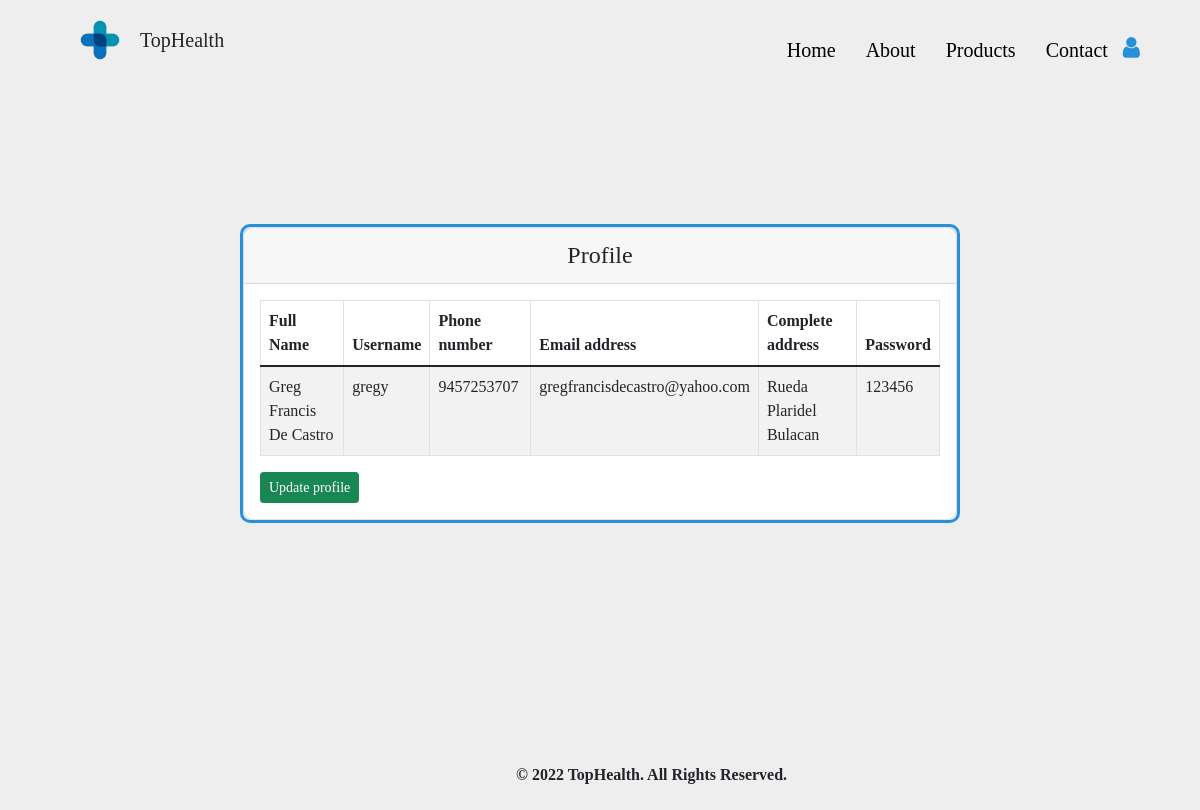
The page /profile.php (signed in) on the database its author committed.
### tables this page shows
CREATE TABLE `user` (
  `id` int(255) NOT NULL,
  `fullname` varchar(255) NOT NULL,
  `username` varchar(255) NOT NULL,
  `contact` bigint(100) NOT NULL,
  `email` varchar(255) NOT NULL,
  `address` varchar(255) NOT NULL,
  `password` varchar(255) NOT NULL,
  `confirmpassword` varchar(255) NOT NULL,
  `created` datetime DEFAULT current_timestamp(),
  `modified` datetime DEFAULT current_timestamp() ON UPDATE current_timestamp()
);

### profile.php (the view, shortened to what this page needs)
<?php
 require 'dbcon.php';
   $id = $_SESSION['id']
?>
<!doctype html>
<html lang="en">
  <head>
    <link href="https://cdn.jsdelivr.net/npm/bootstrap@5.1.3/dist/css/bootstrap.min.css" rel="stylesheet">
    <link rel="stylesheet" href="https://cdnjs.cloudflare.com/ajax/libs/font-awesome/4.7.0/css/font-awesome.min.css">
    <link rel="stylesheet" href="css/menu.css">
    <link rel="stylesheet" href="css/style.css">
</head>
<body>
<nav>
        <div class="logo">
         <img src="images/logo and design/Health Shop Logo.png" alt="Logo" width="80" height="80">
         <a> TopHealth </a>
     </div>
     <div class="navLinks">
          <ul>
             <li><a href="home-logged.php">Home</a></li>
             <li><a href="about-logged.php">About</a></li>
             <li><a href="products-logged.php">Products</a></li>
             <li><a href="contact-logged.php">Contact</a></li>
             <div class="dropdown">
                 <a class="fa fa-user" style="font-size:24px; color: #2691d9"></a>
               </div>
          </ul>
        </div>
      </nav>
    <div class="container-admin">
<br/>
<br/>
<br/>
<br/>
<br/>
<br/>
        <div style="border-style: solid;
    border-color: #2691d9; width: 60%; margin-left:20%; border-radius: 10px;"  class="row-admin">
            <div style="border-radius: 10px;" class="col-md-12">
                <div  style="border-radius: 10px;" class="card">
                    <div class="card-header">
                        <h4>Profile
                        </h4>
                    </div>
                    <div  class="card-body">
                        <table  class="table table-bordered table-striped">
                            <thead>
                                <tr >
                                    <th >Full Name</th>
                                    <th>Username</th>
                                    <th>Phone number</th>
                                    <th>Email address</th>
                                    <th>Complete address</th>
                                    <th>Password</th>
                                </tr>
                            </thead>
                            <tbody>
                                <?php
                                    $query = "SELECT * FROM user WHERE id = '$id'";
                                    $query_run = mysqli_query($con, $query);
                                    if(mysqli_num_rows($query_run) > 0)
                                    {
                                        foreach($query_run as $user)
                                        {
                                            ?>
                                            <tr>
                                                <td><?= $user['fullname']; ?></td>
                                                <td><?= $user['username']; ?></td>
                                                <td><?= $user['contact']; ?></td>
                                                <td><?= $user['email']; ?></td>
                                                <td><?= $user['address']; ?></td>
                                                <td><?= $user['password']; ?></td>
                                            </tr>
                                            <?php
                                        }
                                    }
                                    else
                                    {
                                        echo "<h5> Profile not found </h5>";
                                    }
                                ?>
                            </tbody>
                        </table>
                        <a href="profile-edit.php?id=<?= $user['id']; ?>" class="btn btn-success btn-sm">Update profile</a>
                    </div>
                </div>
            </div>
        </div>
    </div>
    <div style="margin-top: 20%; font-weight: 100;" class="rights"> <a> © 2022 TopHealth. All Rights Reserved. </a>
</body>
</html>

### css/menu.css (style rules this page uses)
* { padding: 0; margin: 0; box-sizing: border-box; font-family: Cambria, Cochin, Georgia, Times, 'Times New Roman', serif; }
body { position: relative; height: 100%; }
body { background: #eee; font-family: Cambria, Cochin, Georgia, Times, 'Times New Roman', serif; margin: 0; padding: 0; }
nav .logo a { color: black; font-size: 20px; font-weight: 500; text-decoration: none; }
nav { width: 100%; height: 80px; display: flex; justify-content: space-between; padding: 35px 5%; }
nav .logo { display: flex; align-items: center; justify-content: center }
nav .logo img { max-width: 100% }
nav .logo a { font-size: 20px; }
nav ul { display: flex; list-style: none; }
nav ul li a { padding: 8px 15px; border-radius: 10px; transition: 0.2s ease-in; font-family: Cambria, Cochin, Georgia, Times, 'Times New Roman', serif; }
nav ul li a { color: black; font-size: 20px; font-weight: 500; text-decoration: none; }
.dropdown { position: relative; display: inline-block; }
.rights { margin-left: 43%; margin-top: 0%; margin-bottom: 3%; }

### css/style.css (style rules this page uses)
* { padding: 0; margin: 0; box-sizing: border-box; font-family: Cambria, Cochin, Georgia, Times, 'Times New Roman', serif; }
.box h1, h2, h3, h4, h5, h6 { text-align: center; margin: 5px 5px; }
a { text-decoration:none; font-weight:600; color: #00aced; }
body { position: relative; height: 100%; }
body { background: #eee; font-family: Cambria, Cochin, Georgia, Times, 'Times New Roman', serif; margin: 0; padding: 0; }

### rows shown on the page
user: fullname "Greg Francis De Castro", username "gregy", contact "9457253707", email "gregfrancisdecastro@yahoo.com", address "Rueda Plaridel Bulacan", password "123456"
